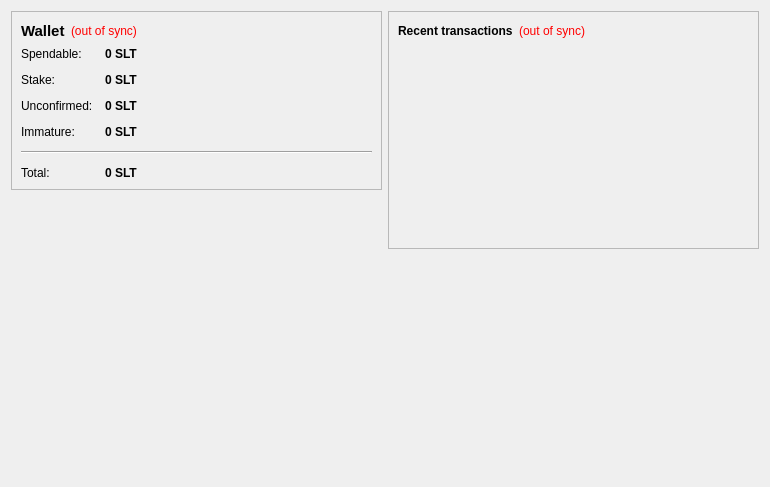
<?xml version="1.0" encoding="UTF-8"?>
<ui version="4.0">
 <class>OverviewPage</class>
 <widget class="QWidget" name="OverviewPage">
  <property name="geometry">
   <rect>
    <x>0</x>
    <y>0</y>
    <width>770</width>
    <height>487</height>
   </rect>
  </property>
  <property name="windowTitle">
   <string>Form</string>
  </property>
  <layout class="QHBoxLayout" name="horizontalLayout" stretch="1,1">
   <item>
    <layout class="QVBoxLayout" name="verticalLayout_2">
     <item>
      <widget class="QFrame" name="frame">
       <property name="frameShape">
        <enum>QFrame::StyledPanel</enum>
       </property>
       <property name="frameShadow">
        <enum>QFrame::Raised</enum>
       </property>
       <layout class="QVBoxLayout" name="verticalLayout_4">
        <item>
         <layout class="QHBoxLayout" name="horizontalLayout_4">
          <item>
           <widget class="QLabel" name="label_5">
            <property name="font">
             <font>
              <pointsize>11</pointsize>
              <weight>75</weight>
              <bold>true</bold>
             </font>
            </property>
            <property name="text">
             <string>Wallet</string>
            </property>
           </widget>
          </item>
          <item>
           <widget class="QLabel" name="labelWalletStatus">
            <property name="toolTip">
             <string>The displayed information may be out of date. Your wallet automatically synchronizes with the Slate network after a connection is established, but this process has not completed yet.</string>
            </property>
            <property name="styleSheet">
             <string notr="true">QLabel { color: red; }</string>
            </property>
            <property name="text">
             <string notr="true">(out of sync)</string>
            </property>
            <property name="alignment">
             <set>Qt::AlignLeading|Qt::AlignLeft|Qt::AlignVCenter</set>
            </property>
           </widget>
          </item>
          <item>
           <spacer name="horizontalSpacer_2">
            <property name="orientation">
             <enum>Qt::Horizontal</enum>
            </property>
            <property name="sizeHint" stdset="0">
             <size>
              <width>40</width>
              <height>20</height>
             </size>
            </property>
           </spacer>
          </item>
         </layout>
        </item>
        <item>
         <layout class="QFormLayout" name="formLayout_2">
          <property name="fieldGrowthPolicy">
           <enum>QFormLayout::AllNonFixedFieldsGrow</enum>
          </property>
          <property name="horizontalSpacing">
           <number>12</number>
          </property>
          <property name="verticalSpacing">
           <number>12</number>
          </property>
          <item row="0" column="0">
           <widget class="QLabel" name="label">
            <property name="text">
             <string>Spendable:</string>
            </property>
           </widget>
          </item>
          <item row="0" column="1">
           <widget class="QLabel" name="labelBalance">
            <property name="font">
             <font>
              <weight>75</weight>
              <bold>true</bold>
             </font>
            </property>
            <property name="cursor">
             <cursorShape>IBeamCursor</cursorShape>
            </property>
            <property name="toolTip">
             <string>Your current spendable balance</string>
            </property>
            <property name="text">
             <string notr="true">0 SLT</string>
            </property>
            <property name="textInteractionFlags">
             <set>Qt::LinksAccessibleByMouse|Qt::TextSelectableByKeyboard|Qt::TextSelectableByMouse</set>
            </property>
           </widget>
          </item>
          <item row="1" column="0">
           <widget class="QLabel" name="label_6">
            <property name="text">
             <string>Stake:</string>
            </property>
           </widget>
          </item>
          <item row="1" column="1">
           <widget class="QLabel" name="labelStake">
            <property name="font">
             <font>
              <weight>75</weight>
              <bold>true</bold>
             </font>
            </property>
            <property name="cursor">
             <cursorShape>IBeamCursor</cursorShape>
            </property>
            <property name="toolTip">
             <string>Total of coins that was staked, and do not yet count toward the current balance</string>
            </property>
            <property name="text">
             <string notr="true">0 SLT</string>
            </property>
            <property name="textInteractionFlags">
             <set>Qt::LinksAccessibleByMouse|Qt::TextSelectableByKeyboard|Qt::TextSelectableByMouse</set>
            </property>
           </widget>
          </item>
          <item row="2" column="0">
           <widget class="QLabel" name="label_3">
            <property name="text">
             <string>Unconfirmed:</string>
            </property>
           </widget>
          </item>
          <item row="2" column="1">
           <widget class="QLabel" name="labelUnconfirmed">
            <property name="font">
             <font>
              <weight>75</weight>
              <bold>true</bold>
             </font>
            </property>
            <property name="cursor">
             <cursorShape>IBeamCursor</cursorShape>
            </property>
            <property name="toolTip">
             <string>Total of transactions that have yet to be confirmed, and do not yet count toward the current balance</string>
            </property>
            <property name="text">
             <string notr="true">0 SLT</string>
            </property>
            <property name="textInteractionFlags">
             <set>Qt::LinksAccessibleByMouse|Qt::TextSelectableByKeyboard|Qt::TextSelectableByMouse</set>
            </property>
           </widget>
          </item>
          <item row="3" column="0">
           <widget class="QLabel" name="labelImmatureText">
            <property name="text">
             <string>Immature:</string>
            </property>
           </widget>
          </item>
          <item row="3" column="1">
           <widget class="QLabel" name="labelImmature">
            <property name="font">
             <font>
              <weight>75</weight>
              <bold>true</bold>
             </font>
            </property>
            <property name="toolTip">
             <string>Mined balance that has not yet matured</string>
            </property>
            <property name="text">
             <string notr="true">0 SLT</string>
            </property>
            <property name="textInteractionFlags">
             <set>Qt::LinksAccessibleByMouse|Qt::TextSelectableByKeyboard|Qt::TextSelectableByMouse</set>
            </property>
           </widget>
          </item>
          <item row="4" column="0" colspan="2">
           <widget class="Line" name="line">
            <property name="orientation">
             <enum>Qt::Horizontal</enum>
            </property>
           </widget>
          </item>
          <item row="5" column="0">
           <widget class="QLabel" name="labelTotalText">
            <property name="text">
             <string>Total:</string>
            </property>
           </widget>
          </item>
          <item row="5" column="1">
           <widget class="QLabel" name="labelTotal">
            <property name="font">
             <font>
              <weight>75</weight>
              <bold>true</bold>
             </font>
            </property>
            <property name="cursor">
             <cursorShape>IBeamCursor</cursorShape>
            </property>
            <property name="toolTip">
             <string>Your current total balance</string>
            </property>
            <property name="text">
             <string notr="true">0 SLT</string>
            </property>
            <property name="textInteractionFlags">
             <set>Qt::LinksAccessibleByMouse|Qt::TextSelectableByKeyboard|Qt::TextSelectableByMouse</set>
            </property>
           </widget>
          </item>
         </layout>
        </item>
       </layout>
      </widget>
     </item>
     <item>
      <spacer name="verticalSpacer">
       <property name="orientation">
        <enum>Qt::Vertical</enum>
       </property>
       <property name="sizeHint" stdset="0">
        <size>
         <width>20</width>
         <height>40</height>
        </size>
       </property>
      </spacer>
     </item>
     <item>
      <widget class="QLabel" name="label_2">
       <property name="autoFillBackground">
        <bool>true</bool>
       </property>
       <property name="text">
        <string/>
       </property>
       <property name="pixmap">
        <pixmap resource="../bitcoin.qrc">:/icons/drmbg</pixmap>
       </property>
       <property name="scaledContents">
        <bool>false</bool>
       </property>
       <property name="margin">
        <number>0</number>
       </property>
      </widget>
     </item>
    </layout>
   </item>
   <item>
    <layout class="QVBoxLayout" name="verticalLayout_3">
     <item>
      <widget class="QFrame" name="frame_2">
       <property name="frameShape">
        <enum>QFrame::StyledPanel</enum>
       </property>
       <property name="frameShadow">
        <enum>QFrame::Raised</enum>
       </property>
       <layout class="QVBoxLayout" name="verticalLayout">
        <item>
         <layout class="QHBoxLayout" name="horizontalLayout_2">
          <item>
           <widget class="QLabel" name="label_4">
            <property name="text">
             <string>&lt;b&gt;Recent transactions&lt;/b&gt;</string>
            </property>
           </widget>
          </item>
          <item>
           <widget class="QLabel" name="labelTransactionsStatus">
            <property name="toolTip">
             <string>The displayed information may be out of date. Your wallet automatically synchronizes with the Slate network after a connection is established, but this process has not completed yet.</string>
            </property>
            <property name="styleSheet">
             <string notr="true">QLabel { color: red; }</string>
            </property>
            <property name="text">
             <string notr="true">(out of sync)</string>
            </property>
            <property name="alignment">
             <set>Qt::AlignRight|Qt::AlignTrailing|Qt::AlignVCenter</set>
            </property>
           </widget>
          </item>
          <item>
           <spacer name="horizontalSpacer">
            <property name="orientation">
             <enum>Qt::Horizontal</enum>
            </property>
            <property name="sizeHint" stdset="0">
             <size>
              <width>40</width>
              <height>20</height>
             </size>
            </property>
           </spacer>
          </item>
         </layout>
        </item>
        <item>
         <widget class="QListView" name="listTransactions">
          <property name="styleSheet">
           <string notr="true">QListView { background: transparent; }</string>
          </property>
          <property name="frameShape">
           <enum>QFrame::NoFrame</enum>
          </property>
          <property name="verticalScrollBarPolicy">
           <enum>Qt::ScrollBarAlwaysOff</enum>
          </property>
          <property name="horizontalScrollBarPolicy">
           <enum>Qt::ScrollBarAlwaysOff</enum>
          </property>
          <property name="selectionMode">
           <enum>QAbstractItemView::NoSelection</enum>
          </property>
         </widget>
        </item>
       </layout>
      </widget>
     </item>
     <item>
      <spacer name="verticalSpacer_2">
       <property name="orientation">
        <enum>Qt::Vertical</enum>
       </property>
       <property name="sizeHint" stdset="0">
        <size>
         <width>20</width>
         <height>40</height>
        </size>
       </property>
      </spacer>
     </item>
    </layout>
   </item>
  </layout>
 </widget>
 <resources/>
 <connections/>
</ui>
